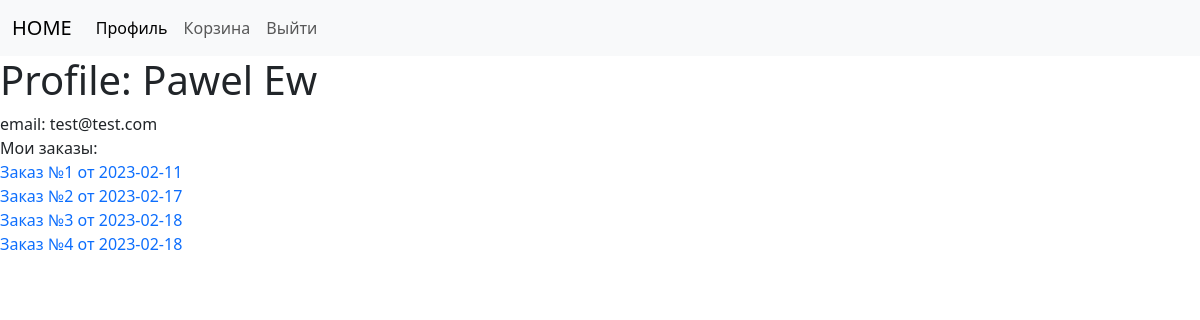
The app's page /profile/1?username=Pawel (signed in), older data.
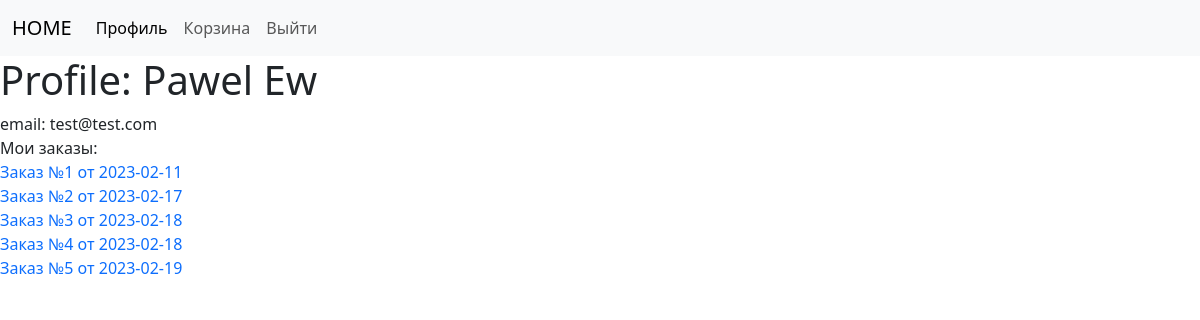
The same page, newer data.
### app/models.py (models this page shows, shortened)
class User(Base, UserMixin):
    __tablename__ = 'user'
    id = Column(Integer, primary_key=True)
    name = Column(String(30), nullable=False)
    last_name = Column(String(30), nullable=False)
    email = Column(String(50), nullable=False)
    password_hash = Column(String(128), nullable=False)
    parent = relationship('Order', back_populates='user')

class Order(Base):
    __tablename__ = 'order'
    id = Column (Integer, primary_key=True)
    address = Column(String)
    status = Column(Integer)
    date_order = Column(DATE)
    user_id = Column(Integer, ForeignKey('user.id'))
    user = relationship('User', back_populates='parent')
    parent = relationship('Basket', back_populates='order')

### app/main/routes.py (the view)
@bp.get('/profile/<id>')
@login_required
def profile(id):
    user = session.query(User).filter_by(id=id).first()
    orders = session.query(Order).filter_by(user_id=current_user.id).filter_by(status=1).all()
    return render_template('main/profile.html', title='profile', user=user, orders=orders)

### app/models.py (called while the page is built)
@login.user_loader
def load_user(id):
    user = session.query(User).get(int(id))
    return user

### app/templates/main/profile.html
{% extends "base.html" %}
{% block content %}
<h1>Profile: {{ user.name }} {{user.last_name}}</h1>
email: {{ user.email }}
<br>
Мои заказы:<br>
{% for order in orders %}
    <a class="text-decoration-none" href="{{ url_for('main.order', order_id=order.id) }}">Заказ №{{ order.id }}
        от {{ order.date_order }}</a><br>
{% endfor %}
{% endblock %}

### app/templates/base.html (shortened to what this page needs)
<!DOCTYPE html>
<html lang="ru">
<html>
<head>
    <link type="text/css" href="{{ url_for('static', filename='bootstrap.min.css') }}" rel="stylesheet"/>
</head>
<body class="font-size-base">
  <header>
    <nav class="navbar navbar-expand-lg bg-body-tertiary">
      <div class="container-fluid">
        <a class="navbar-brand" href="{{ url_for('main.index') }}">HOME</a>
        <div class="collapse navbar-collapse" id="navbarNav">
          <ul class="navbar-nav">
              {% if current_user.is_anonymous %}
              <li class="nav-item">
                <a class="nav-link " href="{{ url_for('auth.login') }}">Авторизация</a>
              </li>
              {% else %}
            <li class="nav-item">
              <a class="nav-link active" aria-current="page" href="{{ url_for('main.profile', username=current_user.name, id=current_user.id) }}">Профиль</a>
            </li>
            <li class="nav-item">
              <a class="nav-link" href="{{ url_for('main.basket') }}">Корзина</a>
            </li>
            <li class="nav-item">
              <a class="nav-link" href="{{ url_for('auth.logout') }}">Выйти</a>
            </li>
            {% endif %}
          </ul>
        </div>
      </div>
    </nav>
  </header>
  <section>
      {% block content %}
      {% endblock %}
  </section>
</body>
</html>

Row changes from the older to the newer data that the page shows:
now on this page (row edited): Order: id "5", date_order "2023-02-19"
